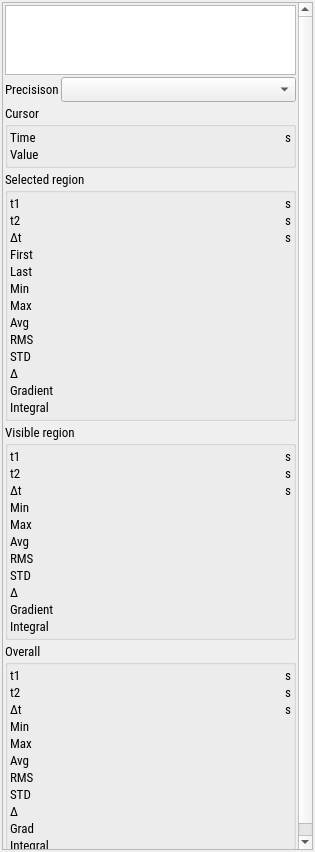
<?xml version="1.0" encoding="UTF-8"?>
<ui version="4.0">
 <class>ChannelStats</class>
 <widget class="QWidget" name="ChannelStats">
  <property name="geometry">
   <rect>
    <x>0</x>
    <y>0</y>
    <width>315</width>
    <height>852</height>
   </rect>
  </property>
  <property name="font">
   <font>
    <family>Roboto Condensed</family>
    <pointsize>10</pointsize>
   </font>
  </property>
  <property name="windowTitle">
   <string>Form</string>
  </property>
  <layout class="QVBoxLayout" name="verticalLayout_2">
   <property name="spacing">
    <number>2</number>
   </property>
   <property name="leftMargin">
    <number>2</number>
   </property>
   <property name="topMargin">
    <number>2</number>
   </property>
   <property name="rightMargin">
    <number>2</number>
   </property>
   <property name="bottomMargin">
    <number>2</number>
   </property>
   <item>
    <widget class="QScrollArea" name="scrollArea">
     <property name="horizontalScrollBarPolicy">
      <enum>Qt::ScrollBarAsNeeded</enum>
     </property>
     <property name="widgetResizable">
      <bool>true</bool>
     </property>
     <widget class="QWidget" name="scrollAreaWidgetContents">
      <property name="geometry">
       <rect>
        <x>0</x>
        <y>0</y>
        <width>309</width>
        <height>846</height>
       </rect>
      </property>
      <layout class="QVBoxLayout" name="verticalLayout">
       <property name="spacing">
        <number>1</number>
       </property>
       <property name="leftMargin">
        <number>2</number>
       </property>
       <property name="topMargin">
        <number>2</number>
       </property>
       <property name="rightMargin">
        <number>2</number>
       </property>
       <property name="bottomMargin">
        <number>2</number>
       </property>
       <item>
        <layout class="QGridLayout" name="gridLayout" rowstretch="1,0,0,0,0,0" columnstretch="0,1">
         <property name="spacing">
          <number>2</number>
         </property>
         <item row="4" column="0" colspan="2">
          <widget class="QGroupBox" name="visible_group">
           <property name="title">
            <string>Visible region</string>
           </property>
           <layout class="QGridLayout" name="gridLayout_3" columnstretch="0,1,0">
            <property name="leftMargin">
             <number>2</number>
            </property>
            <property name="topMargin">
             <number>2</number>
            </property>
            <property name="rightMargin">
             <number>2</number>
            </property>
            <property name="bottomMargin">
             <number>2</number>
            </property>
            <property name="horizontalSpacing">
             <number>2</number>
            </property>
            <property name="verticalSpacing">
             <number>0</number>
            </property>
            <item row="0" column="1">
             <widget class="QLabel" name="visible_start">
              <property name="text">
               <string/>
              </property>
              <property name="alignment">
               <set>Qt::AlignRight|Qt::AlignTrailing|Qt::AlignVCenter</set>
              </property>
             </widget>
            </item>
            <item row="8" column="2">
             <widget class="QLabel" name="unit7">
              <property name="text">
               <string/>
              </property>
              <property name="alignment">
               <set>Qt::AlignRight|Qt::AlignTrailing|Qt::AlignVCenter</set>
              </property>
             </widget>
            </item>
            <item row="4" column="0">
             <widget class="QLabel" name="label_10">
              <property name="text">
               <string>Max</string>
              </property>
             </widget>
            </item>
            <item row="7" column="0">
             <widget class="QLabel" name="label_35">
              <property name="text">
               <string>STD</string>
              </property>
             </widget>
            </item>
            <item row="3" column="2">
             <widget class="QLabel" name="unit5">
              <property name="text">
               <string/>
              </property>
              <property name="alignment">
               <set>Qt::AlignRight|Qt::AlignTrailing|Qt::AlignVCenter</set>
              </property>
             </widget>
            </item>
            <item row="1" column="1">
             <widget class="QLabel" name="visible_stop">
              <property name="text">
               <string/>
              </property>
              <property name="alignment">
               <set>Qt::AlignRight|Qt::AlignTrailing|Qt::AlignVCenter</set>
              </property>
             </widget>
            </item>
            <item row="8" column="0">
             <widget class="QLabel" name="label_19">
              <property name="text">
               <string>Δ</string>
              </property>
             </widget>
            </item>
            <item row="3" column="0">
             <widget class="QLabel" name="label_9">
              <property name="text">
               <string>Min</string>
              </property>
             </widget>
            </item>
            <item row="6" column="1">
             <widget class="QLabel" name="visible_rms">
              <property name="text">
               <string/>
              </property>
              <property name="alignment">
               <set>Qt::AlignRight|Qt::AlignTrailing|Qt::AlignVCenter</set>
              </property>
             </widget>
            </item>
            <item row="7" column="2">
             <widget class="QLabel" name="unit17">
              <property name="text">
               <string/>
              </property>
              <property name="alignment">
               <set>Qt::AlignRight|Qt::AlignTrailing|Qt::AlignVCenter</set>
              </property>
             </widget>
            </item>
            <item row="2" column="0">
             <widget class="QLabel" name="label_16">
              <property name="text">
               <string>Δt</string>
              </property>
             </widget>
            </item>
            <item row="3" column="1">
             <widget class="QLabel" name="visible_min">
              <property name="text">
               <string/>
              </property>
              <property name="alignment">
               <set>Qt::AlignRight|Qt::AlignTrailing|Qt::AlignVCenter</set>
              </property>
             </widget>
            </item>
            <item row="7" column="1">
             <widget class="QLabel" name="visible_std">
              <property name="text">
               <string/>
              </property>
              <property name="alignment">
               <set>Qt::AlignRight|Qt::AlignTrailing|Qt::AlignVCenter</set>
              </property>
             </widget>
            </item>
            <item row="0" column="2">
             <widget class="QLabel" name="xunit4">
              <property name="text">
               <string> s</string>
              </property>
              <property name="alignment">
               <set>Qt::AlignRight|Qt::AlignTrailing|Qt::AlignVCenter</set>
              </property>
             </widget>
            </item>
            <item row="9" column="0">
             <widget class="QLabel" name="label_39">
              <property name="text">
               <string>Gradient</string>
              </property>
             </widget>
            </item>
            <item row="1" column="0">
             <widget class="QLabel" name="label_8">
              <property name="text">
               <string>t2</string>
              </property>
             </widget>
            </item>
            <item row="0" column="0">
             <widget class="QLabel" name="label_7">
              <property name="text">
               <string>t1</string>
              </property>
             </widget>
            </item>
            <item row="4" column="2">
             <widget class="QLabel" name="unit6">
              <property name="text">
               <string/>
              </property>
              <property name="alignment">
               <set>Qt::AlignRight|Qt::AlignTrailing|Qt::AlignVCenter</set>
              </property>
             </widget>
            </item>
            <item row="2" column="2">
             <widget class="QLabel" name="xunit6">
              <property name="text">
               <string> s</string>
              </property>
              <property name="alignment">
               <set>Qt::AlignRight|Qt::AlignTrailing|Qt::AlignVCenter</set>
              </property>
             </widget>
            </item>
            <item row="8" column="1">
             <widget class="QLabel" name="visible_delta">
              <property name="text">
               <string/>
              </property>
              <property name="alignment">
               <set>Qt::AlignRight|Qt::AlignTrailing|Qt::AlignVCenter</set>
              </property>
             </widget>
            </item>
            <item row="6" column="0">
             <widget class="QLabel" name="label_31">
              <property name="text">
               <string>RMS</string>
              </property>
             </widget>
            </item>
            <item row="5" column="2">
             <widget class="QLabel" name="unit12">
              <property name="text">
               <string/>
              </property>
              <property name="alignment">
               <set>Qt::AlignRight|Qt::AlignTrailing|Qt::AlignVCenter</set>
              </property>
             </widget>
            </item>
            <item row="5" column="0">
             <widget class="QLabel" name="label_30">
              <property name="text">
               <string>Avg</string>
              </property>
             </widget>
            </item>
            <item row="4" column="1">
             <widget class="QLabel" name="visible_max">
              <property name="text">
               <string/>
              </property>
              <property name="alignment">
               <set>Qt::AlignRight|Qt::AlignTrailing|Qt::AlignVCenter</set>
              </property>
             </widget>
            </item>
            <item row="2" column="1">
             <widget class="QLabel" name="visible_delta_t">
              <property name="text">
               <string/>
              </property>
              <property name="alignment">
               <set>Qt::AlignRight|Qt::AlignTrailing|Qt::AlignVCenter</set>
              </property>
             </widget>
            </item>
            <item row="5" column="1">
             <widget class="QLabel" name="visible_average">
              <property name="text">
               <string/>
              </property>
              <property name="alignment">
               <set>Qt::AlignRight|Qt::AlignTrailing|Qt::AlignVCenter</set>
              </property>
             </widget>
            </item>
            <item row="1" column="2">
             <widget class="QLabel" name="xunit5">
              <property name="text">
               <string> s</string>
              </property>
              <property name="alignment">
               <set>Qt::AlignRight|Qt::AlignTrailing|Qt::AlignVCenter</set>
              </property>
             </widget>
            </item>
            <item row="6" column="2">
             <widget class="QLabel" name="unit13">
              <property name="text">
               <string/>
              </property>
              <property name="alignment">
               <set>Qt::AlignRight|Qt::AlignTrailing|Qt::AlignVCenter</set>
              </property>
             </widget>
            </item>
            <item row="10" column="0">
             <widget class="QLabel" name="label_40">
              <property name="text">
               <string>Integral</string>
              </property>
             </widget>
            </item>
            <item row="9" column="2">
             <widget class="QLabel" name="visible_gradient_unit">
              <property name="text">
               <string/>
              </property>
              <property name="alignment">
               <set>Qt::AlignRight|Qt::AlignTrailing|Qt::AlignVCenter</set>
              </property>
             </widget>
            </item>
            <item row="10" column="2">
             <widget class="QLabel" name="visible_integral_unit">
              <property name="text">
               <string/>
              </property>
              <property name="alignment">
               <set>Qt::AlignRight|Qt::AlignTrailing|Qt::AlignVCenter</set>
              </property>
             </widget>
            </item>
            <item row="9" column="1">
             <widget class="QLabel" name="visible_gradient">
              <property name="text">
               <string/>
              </property>
              <property name="alignment">
               <set>Qt::AlignRight|Qt::AlignTrailing|Qt::AlignVCenter</set>
              </property>
             </widget>
            </item>
            <item row="10" column="1">
             <widget class="QLabel" name="visible_integral">
              <property name="text">
               <string/>
              </property>
              <property name="alignment">
               <set>Qt::AlignRight|Qt::AlignTrailing|Qt::AlignVCenter</set>
              </property>
             </widget>
            </item>
           </layout>
          </widget>
         </item>
         <item row="5" column="0" colspan="2">
          <widget class="QGroupBox" name="overall_group">
           <property name="title">
            <string>Overall</string>
           </property>
           <layout class="QGridLayout" name="gridLayout_2" columnstretch="0,1,0">
            <property name="leftMargin">
             <number>2</number>
            </property>
            <property name="topMargin">
             <number>2</number>
            </property>
            <property name="rightMargin">
             <number>2</number>
            </property>
            <property name="bottomMargin">
             <number>2</number>
            </property>
            <property name="horizontalSpacing">
             <number>2</number>
            </property>
            <property name="verticalSpacing">
             <number>0</number>
            </property>
            <item row="0" column="2">
             <widget class="QLabel" name="xunit7">
              <property name="text">
               <string> s</string>
              </property>
              <property name="alignment">
               <set>Qt::AlignRight|Qt::AlignTrailing|Qt::AlignVCenter</set>
              </property>
             </widget>
            </item>
            <item row="9" column="1">
             <widget class="QLabel" name="overall_delta">
              <property name="text">
               <string/>
              </property>
              <property name="alignment">
               <set>Qt::AlignRight|Qt::AlignTrailing|Qt::AlignVCenter</set>
              </property>
             </widget>
            </item>
            <item row="5" column="1">
             <widget class="QLabel" name="overall_max">
              <property name="text">
               <string/>
              </property>
              <property name="alignment">
               <set>Qt::AlignRight|Qt::AlignTrailing|Qt::AlignVCenter</set>
              </property>
             </widget>
            </item>
            <item row="1" column="1">
             <widget class="QLabel" name="overall_stop">
              <property name="text">
               <string/>
              </property>
              <property name="alignment">
               <set>Qt::AlignRight|Qt::AlignTrailing|Qt::AlignVCenter</set>
              </property>
             </widget>
            </item>
            <item row="9" column="0">
             <widget class="QLabel" name="label_43">
              <property name="text">
               <string>Δ</string>
              </property>
             </widget>
            </item>
            <item row="5" column="0">
             <widget class="QLabel" name="label_6">
              <property name="text">
               <string>Max</string>
              </property>
             </widget>
            </item>
            <item row="8" column="1">
             <widget class="QLabel" name="overall_std">
              <property name="text">
               <string/>
              </property>
              <property name="alignment">
               <set>Qt::AlignRight|Qt::AlignTrailing|Qt::AlignVCenter</set>
              </property>
             </widget>
            </item>
            <item row="0" column="0">
             <widget class="QLabel" name="label_3">
              <property name="text">
               <string>t1</string>
              </property>
             </widget>
            </item>
            <item row="6" column="0">
             <widget class="QLabel" name="label_32">
              <property name="text">
               <string>Avg</string>
              </property>
             </widget>
            </item>
            <item row="5" column="2">
             <widget class="QLabel" name="unit9">
              <property name="text">
               <string/>
              </property>
              <property name="alignment">
               <set>Qt::AlignRight|Qt::AlignTrailing|Qt::AlignVCenter</set>
              </property>
             </widget>
            </item>
            <item row="10" column="0">
             <widget class="QLabel" name="label_41">
              <property name="text">
               <string>Grad</string>
              </property>
             </widget>
            </item>
            <item row="7" column="1">
             <widget class="QLabel" name="overall_rms">
              <property name="text">
               <string/>
              </property>
              <property name="alignment">
               <set>Qt::AlignRight|Qt::AlignTrailing|Qt::AlignVCenter</set>
              </property>
             </widget>
            </item>
            <item row="1" column="2">
             <widget class="QLabel" name="xunit8">
              <property name="text">
               <string> s</string>
              </property>
              <property name="alignment">
               <set>Qt::AlignRight|Qt::AlignTrailing|Qt::AlignVCenter</set>
              </property>
             </widget>
            </item>
            <item row="6" column="1">
             <widget class="QLabel" name="overall_average">
              <property name="text">
               <string/>
              </property>
              <property name="alignment">
               <set>Qt::AlignRight|Qt::AlignTrailing|Qt::AlignVCenter</set>
              </property>
             </widget>
            </item>
            <item row="4" column="2">
             <widget class="QLabel" name="unit8">
              <property name="text">
               <string/>
              </property>
              <property name="alignment">
               <set>Qt::AlignRight|Qt::AlignTrailing|Qt::AlignVCenter</set>
              </property>
             </widget>
            </item>
            <item row="1" column="0">
             <widget class="QLabel" name="label_4">
              <property name="text">
               <string>t2</string>
              </property>
             </widget>
            </item>
            <item row="4" column="0">
             <widget class="QLabel" name="label_5">
              <property name="text">
               <string>Min</string>
              </property>
             </widget>
            </item>
            <item row="8" column="2">
             <widget class="QLabel" name="unit18">
              <property name="text">
               <string/>
              </property>
              <property name="alignment">
               <set>Qt::AlignRight|Qt::AlignTrailing|Qt::AlignVCenter</set>
              </property>
             </widget>
            </item>
            <item row="11" column="2">
             <widget class="QLabel" name="overall_integral_unit">
              <property name="text">
               <string/>
              </property>
              <property name="alignment">
               <set>Qt::AlignRight|Qt::AlignTrailing|Qt::AlignVCenter</set>
              </property>
             </widget>
            </item>
            <item row="9" column="2">
             <widget class="QLabel" name="unit19">
              <property name="text">
               <string/>
              </property>
              <property name="alignment">
               <set>Qt::AlignRight|Qt::AlignTrailing|Qt::AlignVCenter</set>
              </property>
             </widget>
            </item>
            <item row="10" column="2">
             <widget class="QLabel" name="overall_gradient_unit">
              <property name="text">
               <string/>
              </property>
              <property name="alignment">
               <set>Qt::AlignRight|Qt::AlignTrailing|Qt::AlignVCenter</set>
              </property>
             </widget>
            </item>
            <item row="6" column="2">
             <widget class="QLabel" name="unit14">
              <property name="text">
               <string/>
              </property>
              <property name="alignment">
               <set>Qt::AlignRight|Qt::AlignTrailing|Qt::AlignVCenter</set>
              </property>
             </widget>
            </item>
            <item row="7" column="0">
             <widget class="QLabel" name="label_33">
              <property name="text">
               <string>RMS</string>
              </property>
             </widget>
            </item>
            <item row="7" column="2">
             <widget class="QLabel" name="unit15">
              <property name="text">
               <string/>
              </property>
              <property name="alignment">
               <set>Qt::AlignRight|Qt::AlignTrailing|Qt::AlignVCenter</set>
              </property>
             </widget>
            </item>
            <item row="8" column="0">
             <widget class="QLabel" name="label_36">
              <property name="text">
               <string>STD</string>
              </property>
             </widget>
            </item>
            <item row="11" column="0">
             <widget class="QLabel" name="label_42">
              <property name="text">
               <string>Integral</string>
              </property>
             </widget>
            </item>
            <item row="0" column="1">
             <widget class="QLabel" name="overall_start">
              <property name="text">
               <string/>
              </property>
              <property name="alignment">
               <set>Qt::AlignRight|Qt::AlignTrailing|Qt::AlignVCenter</set>
              </property>
             </widget>
            </item>
            <item row="4" column="1">
             <widget class="QLabel" name="overall_min">
              <property name="sizePolicy">
               <sizepolicy hsizetype="Preferred" vsizetype="Preferred">
                <horstretch>0</horstretch>
                <verstretch>0</verstretch>
               </sizepolicy>
              </property>
              <property name="text">
               <string/>
              </property>
              <property name="alignment">
               <set>Qt::AlignRight|Qt::AlignTrailing|Qt::AlignVCenter</set>
              </property>
             </widget>
            </item>
            <item row="11" column="1">
             <widget class="QLabel" name="overall_integral">
              <property name="text">
               <string/>
              </property>
              <property name="alignment">
               <set>Qt::AlignRight|Qt::AlignTrailing|Qt::AlignVCenter</set>
              </property>
             </widget>
            </item>
            <item row="10" column="1">
             <widget class="QLabel" name="overall_gradient">
              <property name="text">
               <string/>
              </property>
              <property name="alignment">
               <set>Qt::AlignRight|Qt::AlignTrailing|Qt::AlignVCenter</set>
              </property>
             </widget>
            </item>
            <item row="3" column="0">
             <widget class="QLabel" name="label_44">
              <property name="text">
               <string>Δt</string>
              </property>
             </widget>
            </item>
            <item row="3" column="1">
             <widget class="QLabel" name="overall_delta_t">
              <property name="text">
               <string/>
              </property>
              <property name="alignment">
               <set>Qt::AlignRight|Qt::AlignTrailing|Qt::AlignVCenter</set>
              </property>
             </widget>
            </item>
            <item row="3" column="2">
             <widget class="QLabel" name="xunit9">
              <property name="text">
               <string> s</string>
              </property>
              <property name="alignment">
               <set>Qt::AlignRight|Qt::AlignTrailing|Qt::AlignVCenter</set>
              </property>
             </widget>
            </item>
           </layout>
          </widget>
         </item>
         <item row="2" column="0" colspan="2">
          <widget class="QGroupBox" name="cursor_group">
           <property name="title">
            <string>Cursor</string>
           </property>
           <property name="flat">
            <bool>false</bool>
           </property>
           <property name="checkable">
            <bool>false</bool>
           </property>
           <layout class="QGridLayout" name="gridLayout_4" columnstretch="0,1,0">
            <property name="leftMargin">
             <number>2</number>
            </property>
            <property name="topMargin">
             <number>2</number>
            </property>
            <property name="rightMargin">
             <number>2</number>
            </property>
            <property name="bottomMargin">
             <number>2</number>
            </property>
            <property name="horizontalSpacing">
             <number>2</number>
            </property>
            <property name="verticalSpacing">
             <number>0</number>
            </property>
            <item row="0" column="1">
             <widget class="QLabel" name="cursor_t">
              <property name="text">
               <string/>
              </property>
              <property name="alignment">
               <set>Qt::AlignRight|Qt::AlignTrailing|Qt::AlignVCenter</set>
              </property>
             </widget>
            </item>
            <item row="0" column="0">
             <widget class="QLabel" name="label_12">
              <property name="text">
               <string>Time</string>
              </property>
             </widget>
            </item>
            <item row="1" column="1">
             <widget class="QLabel" name="cursor_value">
              <property name="text">
               <string/>
              </property>
              <property name="alignment">
               <set>Qt::AlignRight|Qt::AlignTrailing|Qt::AlignVCenter</set>
              </property>
             </widget>
            </item>
            <item row="1" column="0">
             <widget class="QLabel" name="label_11">
              <property name="text">
               <string>Value</string>
              </property>
             </widget>
            </item>
            <item row="0" column="2">
             <widget class="QLabel" name="xunit0">
              <property name="text">
               <string> s</string>
              </property>
              <property name="alignment">
               <set>Qt::AlignRight|Qt::AlignTrailing|Qt::AlignVCenter</set>
              </property>
             </widget>
            </item>
            <item row="1" column="2">
             <widget class="QLabel" name="unit1">
              <property name="text">
               <string/>
              </property>
              <property name="alignment">
               <set>Qt::AlignRight|Qt::AlignTrailing|Qt::AlignVCenter</set>
              </property>
             </widget>
            </item>
           </layout>
          </widget>
         </item>
         <item row="0" column="0" colspan="2">
          <widget class="QTextEdit" name="name">
           <property name="sizePolicy">
            <sizepolicy hsizetype="Expanding" vsizetype="Fixed">
             <horstretch>0</horstretch>
             <verstretch>1</verstretch>
            </sizepolicy>
           </property>
           <property name="verticalScrollBarPolicy">
            <enum>Qt::ScrollBarAsNeeded</enum>
           </property>
           <property name="horizontalScrollBarPolicy">
            <enum>Qt::ScrollBarAlwaysOff</enum>
           </property>
           <property name="sizeAdjustPolicy">
            <enum>QAbstractScrollArea::AdjustToContents</enum>
           </property>
           <property name="readOnly">
            <bool>true</bool>
           </property>
           <property name="html">
            <string>&lt;!DOCTYPE HTML PUBLIC &quot;-//W3C//DTD HTML 4.0//EN&quot; &quot;http://www.w3.org/TR/REC-html40/strict.dtd&quot;&gt;
&lt;html&gt;&lt;head&gt;&lt;meta name=&quot;qrichtext&quot; content=&quot;1&quot; /&gt;&lt;meta charset=&quot;utf-8&quot; /&gt;&lt;style type=&quot;text/css&quot;&gt;
p, li { white-space: pre-wrap; }
hr { height: 1px; border-width: 0; }
&lt;/style&gt;&lt;/head&gt;&lt;body style=&quot; font-family:'Roboto Condensed'; font-size:10pt; font-weight:400; font-style:normal;&quot;&gt;
&lt;p style=&quot;-qt-paragraph-type:empty; margin-top:12px; margin-bottom:12px; margin-left:0px; margin-right:0px; -qt-block-indent:0; text-indent:0px; font-family:'Consolas';&quot;&gt;&lt;br /&gt;&lt;/p&gt;&lt;/body&gt;&lt;/html&gt;</string>
           </property>
          </widget>
         </item>
         <item row="3" column="0" colspan="2">
          <widget class="QGroupBox" name="region_group">
           <property name="title">
            <string>Selected region</string>
           </property>
           <layout class="QGridLayout" name="gridLayout_5" columnstretch="0,1,0">
            <property name="leftMargin">
             <number>2</number>
            </property>
            <property name="topMargin">
             <number>2</number>
            </property>
            <property name="rightMargin">
             <number>2</number>
            </property>
            <property name="bottomMargin">
             <number>2</number>
            </property>
            <property name="horizontalSpacing">
             <number>2</number>
            </property>
            <property name="verticalSpacing">
             <number>0</number>
            </property>
            <item row="0" column="0">
             <widget class="QLabel" name="label_13">
              <property name="text">
               <string>t1</string>
              </property>
             </widget>
            </item>
            <item row="13" column="2">
             <widget class="QLabel" name="selected_integral_unit">
              <property name="text">
               <string/>
              </property>
              <property name="alignment">
               <set>Qt::AlignRight|Qt::AlignTrailing|Qt::AlignVCenter</set>
              </property>
             </widget>
            </item>
            <item row="9" column="1">
             <widget class="QLabel" name="selected_rms">
              <property name="text">
               <string/>
              </property>
              <property name="alignment">
               <set>Qt::AlignRight|Qt::AlignTrailing|Qt::AlignVCenter</set>
              </property>
             </widget>
            </item>
            <item row="9" column="0">
             <widget class="QLabel" name="label_29">
              <property name="text">
               <string>RMS</string>
              </property>
             </widget>
            </item>
            <item row="12" column="2">
             <widget class="QLabel" name="selected_gradient_unit">
              <property name="text">
               <string/>
              </property>
              <property name="alignment">
               <set>Qt::AlignRight|Qt::AlignTrailing|Qt::AlignVCenter</set>
              </property>
             </widget>
            </item>
            <item row="0" column="1">
             <widget class="QLabel" name="selected_start">
              <property name="text">
               <string/>
              </property>
              <property name="alignment">
               <set>Qt::AlignRight|Qt::AlignTrailing|Qt::AlignVCenter</set>
              </property>
             </widget>
            </item>
            <item row="1" column="0">
             <widget class="QLabel" name="label_15">
              <property name="text">
               <string>t2</string>
              </property>
             </widget>
            </item>
            <item row="3" column="1">
             <widget class="QLabel" name="selected_delta_t">
              <property name="text">
               <string/>
              </property>
              <property name="alignment">
               <set>Qt::AlignRight|Qt::AlignTrailing|Qt::AlignVCenter</set>
              </property>
             </widget>
            </item>
            <item row="4" column="0">
             <widget class="QLabel" name="label_2">
              <property name="text">
               <string>First</string>
              </property>
             </widget>
            </item>
            <item row="6" column="0">
             <widget class="QLabel" name="label_14">
              <property name="text">
               <string>Min</string>
              </property>
             </widget>
            </item>
            <item row="8" column="0">
             <widget class="QLabel" name="label">
              <property name="text">
               <string>Avg</string>
              </property>
             </widget>
            </item>
            <item row="1" column="1">
             <widget class="QLabel" name="selected_stop">
              <property name="text">
               <string/>
              </property>
              <property name="alignment">
               <set>Qt::AlignRight|Qt::AlignTrailing|Qt::AlignVCenter</set>
              </property>
             </widget>
            </item>
            <item row="10" column="2">
             <widget class="QLabel" name="unit16">
              <property name="text">
               <string/>
              </property>
              <property name="alignment">
               <set>Qt::AlignRight|Qt::AlignTrailing|Qt::AlignVCenter</set>
              </property>
             </widget>
            </item>
            <item row="10" column="0">
             <widget class="QLabel" name="label_34">
              <property name="text">
               <string>STD</string>
              </property>
             </widget>
            </item>
            <item row="0" column="2">
             <widget class="QLabel" name="xunit1">
              <property name="text">
               <string> s</string>
              </property>
              <property name="alignment">
               <set>Qt::AlignRight|Qt::AlignTrailing|Qt::AlignVCenter</set>
              </property>
             </widget>
            </item>
            <item row="3" column="2">
             <widget class="QLabel" name="xunit3">
              <property name="text">
               <string> s</string>
              </property>
              <property name="alignment">
               <set>Qt::AlignRight|Qt::AlignTrailing|Qt::AlignVCenter</set>
              </property>
             </widget>
            </item>
            <item row="3" column="0">
             <widget class="QLabel" name="label_21">
              <property name="text">
               <string>Δt</string>
              </property>
             </widget>
            </item>
            <item row="7" column="1">
             <widget class="QLabel" name="selected_max">
              <property name="text">
               <string/>
              </property>
              <property name="alignment">
               <set>Qt::AlignRight|Qt::AlignTrailing|Qt::AlignVCenter</set>
              </property>
             </widget>
            </item>
            <item row="7" column="0">
             <widget class="QLabel" name="label_17">
              <property name="text">
               <string>Max</string>
              </property>
             </widget>
            </item>
            <item row="12" column="0">
             <widget class="QLabel" name="label_37">
              <property name="text">
               <string>Gradient</string>
              </property>
             </widget>
            </item>
            <item row="10" column="1">
             <widget class="QLabel" name="selected_std">
              <property name="text">
               <string/>
              </property>
              <property name="alignment">
               <set>Qt::AlignRight|Qt::AlignTrailing|Qt::AlignVCenter</set>
              </property>
             </widget>
            </item>
            <item row="11" column="0">
             <widget class="QLabel" name="label_18">
              <property name="text">
               <string>Δ</string>
              </property>
             </widget>
            </item>
            <item row="1" column="2">
             <widget class="QLabel" name="xunit2">
              <property name="text">
               <string> s</string>
              </property>
              <property name="alignment">
               <set>Qt::AlignRight|Qt::AlignTrailing|Qt::AlignVCenter</set>
              </property>
             </widget>
            </item>
            <item row="9" column="2">
             <widget class="QLabel" name="unit11">
              <property name="text">
               <string/>
              </property>
              <property name="alignment">
               <set>Qt::AlignRight|Qt::AlignTrailing|Qt::AlignVCenter</set>
              </property>
             </widget>
            </item>
            <item row="6" column="1">
             <widget class="QLabel" name="selected_min">
              <property name="text">
               <string/>
              </property>
              <property name="alignment">
               <set>Qt::AlignRight|Qt::AlignTrailing|Qt::AlignVCenter</set>
              </property>
             </widget>
            </item>
            <item row="13" column="0">
             <widget class="QLabel" name="label_38">
              <property name="text">
               <string>Integral</string>
              </property>
             </widget>
            </item>
            <item row="7" column="2">
             <widget class="QLabel" name="unit3">
              <property name="text">
               <string/>
              </property>
              <property name="alignment">
               <set>Qt::AlignRight|Qt::AlignTrailing|Qt::AlignVCenter</set>
              </property>
             </widget>
            </item>
            <item row="11" column="1">
             <widget class="QLabel" name="selected_delta">
              <property name="text">
               <string/>
              </property>
              <property name="alignment">
               <set>Qt::AlignRight|Qt::AlignTrailing|Qt::AlignVCenter</set>
              </property>
             </widget>
            </item>
            <item row="13" column="1">
             <widget class="QLabel" name="selected_integral">
              <property name="text">
               <string/>
              </property>
              <property name="alignment">
               <set>Qt::AlignRight|Qt::AlignTrailing|Qt::AlignVCenter</set>
              </property>
             </widget>
            </item>
            <item row="11" column="2">
             <widget class="QLabel" name="unit4">
              <property name="text">
               <string/>
              </property>
              <property name="alignment">
               <set>Qt::AlignRight|Qt::AlignTrailing|Qt::AlignVCenter</set>
              </property>
             </widget>
            </item>
            <item row="8" column="1">
             <widget class="QLabel" name="selected_average">
              <property name="autoFillBackground">
               <bool>false</bool>
              </property>
              <property name="text">
               <string/>
              </property>
              <property name="alignment">
               <set>Qt::AlignRight|Qt::AlignTrailing|Qt::AlignVCenter</set>
              </property>
             </widget>
            </item>
            <item row="12" column="1">
             <widget class="QLabel" name="selected_gradient">
              <property name="text">
               <string/>
              </property>
              <property name="alignment">
               <set>Qt::AlignRight|Qt::AlignTrailing|Qt::AlignVCenter</set>
              </property>
             </widget>
            </item>
            <item row="8" column="2">
             <widget class="QLabel" name="unit10">
              <property name="text">
               <string/>
              </property>
              <property name="alignment">
               <set>Qt::AlignRight|Qt::AlignTrailing|Qt::AlignVCenter</set>
              </property>
             </widget>
            </item>
            <item row="6" column="2">
             <widget class="QLabel" name="unit2">
              <property name="text">
               <string/>
              </property>
              <property name="alignment">
               <set>Qt::AlignRight|Qt::AlignTrailing|Qt::AlignVCenter</set>
              </property>
             </widget>
            </item>
            <item row="5" column="0">
             <widget class="QLabel" name="label_20">
              <property name="text">
               <string>Last</string>
              </property>
             </widget>
            </item>
            <item row="4" column="1">
             <widget class="QLabel" name="selected_left">
              <property name="text">
               <string/>
              </property>
              <property name="alignment">
               <set>Qt::AlignRight|Qt::AlignTrailing|Qt::AlignVCenter</set>
              </property>
             </widget>
            </item>
            <item row="5" column="1">
             <widget class="QLabel" name="selected_right">
              <property name="text">
               <string/>
              </property>
              <property name="alignment">
               <set>Qt::AlignRight|Qt::AlignTrailing|Qt::AlignVCenter</set>
              </property>
             </widget>
            </item>
            <item row="4" column="2">
             <widget class="QLabel" name="unit21">
              <property name="text">
               <string/>
              </property>
              <property name="alignment">
               <set>Qt::AlignRight|Qt::AlignTrailing|Qt::AlignVCenter</set>
              </property>
             </widget>
            </item>
            <item row="5" column="2">
             <widget class="QLabel" name="unit22">
              <property name="text">
               <string/>
              </property>
              <property name="alignment">
               <set>Qt::AlignRight|Qt::AlignTrailing|Qt::AlignVCenter</set>
              </property>
             </widget>
            </item>
           </layout>
          </widget>
         </item>
         <item row="1" column="1">
          <widget class="QComboBox" name="precision"/>
         </item>
         <item row="1" column="0">
          <widget class="QLabel" name="label_22">
           <property name="text">
            <string>Precisison</string>
           </property>
          </widget>
         </item>
        </layout>
       </item>
       <item>
        <spacer name="verticalSpacer">
         <property name="orientation">
          <enum>Qt::Vertical</enum>
         </property>
         <property name="sizeHint" stdset="0">
          <size>
           <width>20</width>
           <height>40</height>
          </size>
         </property>
        </spacer>
       </item>
      </layout>
     </widget>
    </widget>
   </item>
  </layout>
 </widget>
 <resources/>
 <connections/>
</ui>
